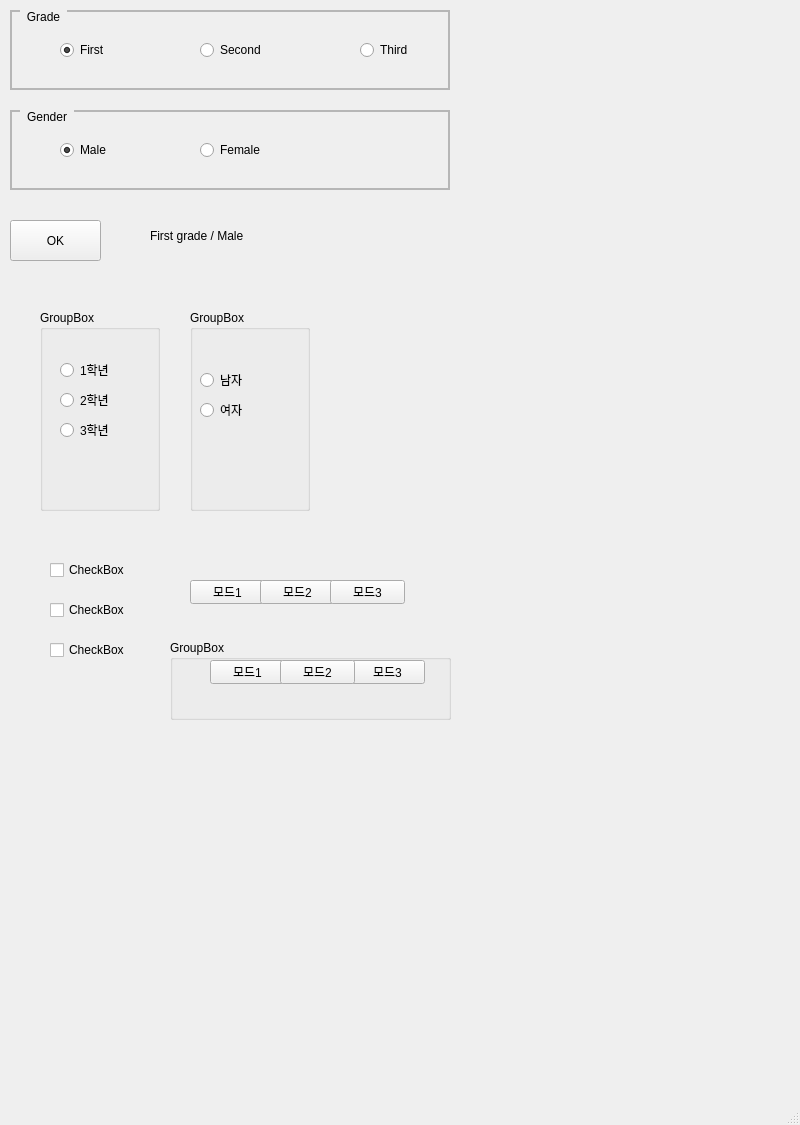
<?xml version="1.0" encoding="UTF-8"?>
<ui version="4.0">
 <class>MainWindow</class>
 <widget class="QMainWindow" name="MainWindow">
  <property name="geometry">
   <rect>
    <x>0</x>
    <y>0</y>
    <width>800</width>
    <height>1125</height>
   </rect>
  </property>
  <property name="windowTitle">
   <string>MainWindow</string>
  </property>
  <widget class="QWidget" name="centralwidget">
   <widget class="QGroupBox" name="gboxGrade">
    <property name="geometry">
     <rect>
      <x>10</x>
      <y>10</y>
      <width>440</width>
      <height>80</height>
     </rect>
    </property>
    <property name="styleSheet">
     <string notr="true">QGroupBox {
	border: 2px solid rgb(182,182,182);
	margin-top: 1ex;
}
QGroupBox::title {
	subcontrol-origin: margin;
	subcontrol-position: top left;
	padding: 0 5px;
	left: 10px;
}</string>
    </property>
    <property name="title">
     <string>Grade</string>
    </property>
    <widget class="QRadioButton" name="radioThird">
     <property name="geometry">
      <rect>
       <x>350</x>
       <y>30</y>
       <width>99</width>
       <height>20</height>
      </rect>
     </property>
     <property name="text">
      <string>Third</string>
     </property>
    </widget>
    <widget class="QRadioButton" name="radioSecond">
     <property name="geometry">
      <rect>
       <x>190</x>
       <y>30</y>
       <width>99</width>
       <height>20</height>
      </rect>
     </property>
     <property name="text">
      <string>Second</string>
     </property>
    </widget>
    <widget class="QRadioButton" name="radioFirst">
     <property name="geometry">
      <rect>
       <x>50</x>
       <y>30</y>
       <width>99</width>
       <height>20</height>
      </rect>
     </property>
     <property name="text">
      <string>First</string>
     </property>
     <property name="checked">
      <bool>true</bool>
     </property>
    </widget>
   </widget>
   <widget class="QGroupBox" name="gboxGender">
    <property name="geometry">
     <rect>
      <x>10</x>
      <y>110</y>
      <width>440</width>
      <height>80</height>
     </rect>
    </property>
    <property name="styleSheet">
     <string notr="true">QGroupBox {
	border: 2px solid rgb(182,182,182);
	margin-top: 1ex;
}
QGroupBox::title {
	subcontrol-origin: margin;
	subcontrol-position: top left;
	padding: 0 5px;
	left: 10px;
}</string>
    </property>
    <property name="title">
     <string>Gender</string>
    </property>
    <widget class="QRadioButton" name="radioMale">
     <property name="geometry">
      <rect>
       <x>50</x>
       <y>30</y>
       <width>99</width>
       <height>20</height>
      </rect>
     </property>
     <property name="text">
      <string>Male</string>
     </property>
     <property name="checked">
      <bool>true</bool>
     </property>
     <property name="autoExclusive">
      <bool>true</bool>
     </property>
    </widget>
    <widget class="QRadioButton" name="radioFemale">
     <property name="geometry">
      <rect>
       <x>190</x>
       <y>30</y>
       <width>99</width>
       <height>20</height>
      </rect>
     </property>
     <property name="text">
      <string>Female</string>
     </property>
    </widget>
   </widget>
   <widget class="QPushButton" name="btnOK">
    <property name="geometry">
     <rect>
      <x>10</x>
      <y>220</y>
      <width>91</width>
      <height>41</height>
     </rect>
    </property>
    <property name="text">
     <string>OK</string>
    </property>
   </widget>
   <widget class="QLabel" name="lblMsg">
    <property name="geometry">
     <rect>
      <x>150</x>
      <y>220</y>
      <width>301</width>
      <height>31</height>
     </rect>
    </property>
    <property name="styleSheet">
     <string notr="true"/>
    </property>
    <property name="frameShape">
     <enum>QFrame::Shape::NoFrame</enum>
    </property>
    <property name="text">
     <string>First grade / Male</string>
    </property>
   </widget>
   <widget class="QGroupBox" name="groupBox">
    <property name="geometry">
     <rect>
      <x>40</x>
      <y>310</y>
      <width>120</width>
      <height>201</height>
     </rect>
    </property>
    <property name="title">
     <string>GroupBox</string>
    </property>
    <widget class="QRadioButton" name="radioButton_3">
     <property name="geometry">
      <rect>
       <x>20</x>
       <y>110</y>
       <width>89</width>
       <height>20</height>
      </rect>
     </property>
     <property name="text">
      <string>3학년</string>
     </property>
    </widget>
    <widget class="QRadioButton" name="radioButton_2">
     <property name="geometry">
      <rect>
       <x>20</x>
       <y>80</y>
       <width>89</width>
       <height>20</height>
      </rect>
     </property>
     <property name="text">
      <string>2학년</string>
     </property>
    </widget>
    <widget class="QRadioButton" name="radioButton">
     <property name="geometry">
      <rect>
       <x>20</x>
       <y>50</y>
       <width>89</width>
       <height>20</height>
      </rect>
     </property>
     <property name="text">
      <string>1학년</string>
     </property>
    </widget>
   </widget>
   <widget class="QGroupBox" name="groupBox_2">
    <property name="geometry">
     <rect>
      <x>190</x>
      <y>310</y>
      <width>120</width>
      <height>201</height>
     </rect>
    </property>
    <property name="title">
     <string>GroupBox</string>
    </property>
    <widget class="QRadioButton" name="radioButton_4">
     <property name="geometry">
      <rect>
       <x>10</x>
       <y>90</y>
       <width>89</width>
       <height>20</height>
      </rect>
     </property>
     <property name="text">
      <string>여자</string>
     </property>
    </widget>
    <widget class="QRadioButton" name="radioButton_5">
     <property name="geometry">
      <rect>
       <x>10</x>
       <y>60</y>
       <width>89</width>
       <height>20</height>
      </rect>
     </property>
     <property name="text">
      <string>남자</string>
     </property>
    </widget>
   </widget>
   <widget class="QCheckBox" name="checkBox">
    <property name="geometry">
     <rect>
      <x>50</x>
      <y>560</y>
      <width>76</width>
      <height>20</height>
     </rect>
    </property>
    <property name="text">
     <string>CheckBox</string>
    </property>
    <property name="autoExclusive">
     <bool>false</bool>
    </property>
   </widget>
   <widget class="QCheckBox" name="checkBox_2">
    <property name="geometry">
     <rect>
      <x>50</x>
      <y>600</y>
      <width>76</width>
      <height>20</height>
     </rect>
    </property>
    <property name="text">
     <string>CheckBox</string>
    </property>
   </widget>
   <widget class="QCheckBox" name="checkBox_3">
    <property name="geometry">
     <rect>
      <x>50</x>
      <y>640</y>
      <width>76</width>
      <height>20</height>
     </rect>
    </property>
    <property name="text">
     <string>CheckBox</string>
    </property>
   </widget>
   <widget class="QPushButton" name="pushButton">
    <property name="geometry">
     <rect>
      <x>190</x>
      <y>580</y>
      <width>75</width>
      <height>24</height>
     </rect>
    </property>
    <property name="text">
     <string>모드1</string>
    </property>
    <property name="checkable">
     <bool>true</bool>
    </property>
    <property name="autoExclusive">
     <bool>true</bool>
    </property>
   </widget>
   <widget class="QPushButton" name="pushButton_2">
    <property name="geometry">
     <rect>
      <x>260</x>
      <y>580</y>
      <width>75</width>
      <height>24</height>
     </rect>
    </property>
    <property name="text">
     <string>모드2</string>
    </property>
    <property name="checkable">
     <bool>true</bool>
    </property>
    <property name="autoExclusive">
     <bool>true</bool>
    </property>
   </widget>
   <widget class="QPushButton" name="pushButton_3">
    <property name="geometry">
     <rect>
      <x>330</x>
      <y>580</y>
      <width>75</width>
      <height>24</height>
     </rect>
    </property>
    <property name="text">
     <string>모드3</string>
    </property>
    <property name="checkable">
     <bool>true</bool>
    </property>
    <property name="autoExclusive">
     <bool>true</bool>
    </property>
   </widget>
   <widget class="QGroupBox" name="groupBox_3">
    <property name="geometry">
     <rect>
      <x>170</x>
      <y>640</y>
      <width>281</width>
      <height>80</height>
     </rect>
    </property>
    <property name="title">
     <string>GroupBox</string>
    </property>
    <widget class="QPushButton" name="pushButton_6">
     <property name="geometry">
      <rect>
       <x>180</x>
       <y>20</y>
       <width>75</width>
       <height>24</height>
      </rect>
     </property>
     <property name="text">
      <string>모드3</string>
     </property>
     <property name="checkable">
      <bool>true</bool>
     </property>
     <property name="autoExclusive">
      <bool>true</bool>
     </property>
    </widget>
    <widget class="QPushButton" name="pushButton_5">
     <property name="geometry">
      <rect>
       <x>40</x>
       <y>20</y>
       <width>75</width>
       <height>24</height>
      </rect>
     </property>
     <property name="text">
      <string>모드1</string>
     </property>
     <property name="checkable">
      <bool>true</bool>
     </property>
     <property name="autoExclusive">
      <bool>true</bool>
     </property>
    </widget>
    <widget class="QPushButton" name="pushButton_4">
     <property name="geometry">
      <rect>
       <x>110</x>
       <y>20</y>
       <width>75</width>
       <height>24</height>
      </rect>
     </property>
     <property name="text">
      <string>모드2</string>
     </property>
     <property name="checkable">
      <bool>true</bool>
     </property>
     <property name="autoExclusive">
      <bool>true</bool>
     </property>
    </widget>
   </widget>
  </widget>
  <widget class="QMenuBar" name="menubar">
   <property name="geometry">
    <rect>
     <x>0</x>
     <y>0</y>
     <width>800</width>
     <height>22</height>
    </rect>
   </property>
  </widget>
  <widget class="QStatusBar" name="statusbar"/>
 </widget>
 <resources/>
 <connections/>
</ui>
